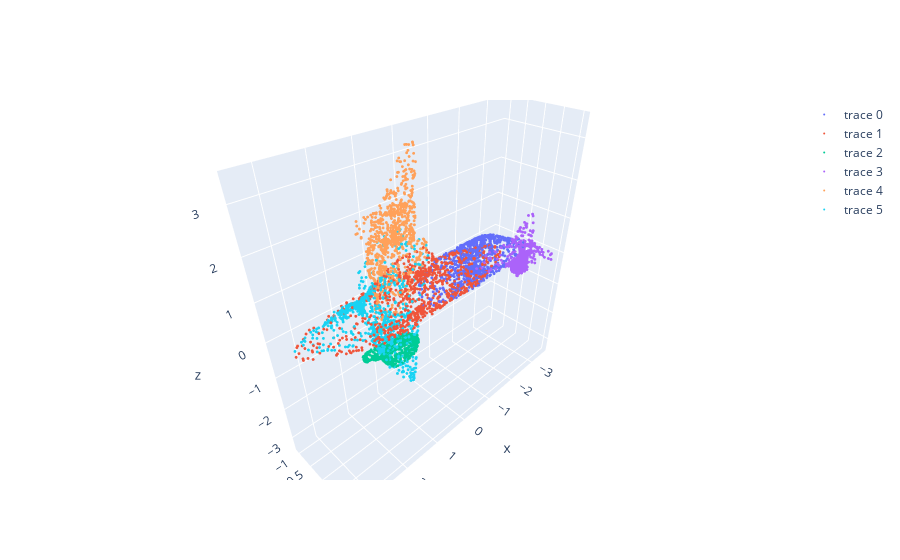
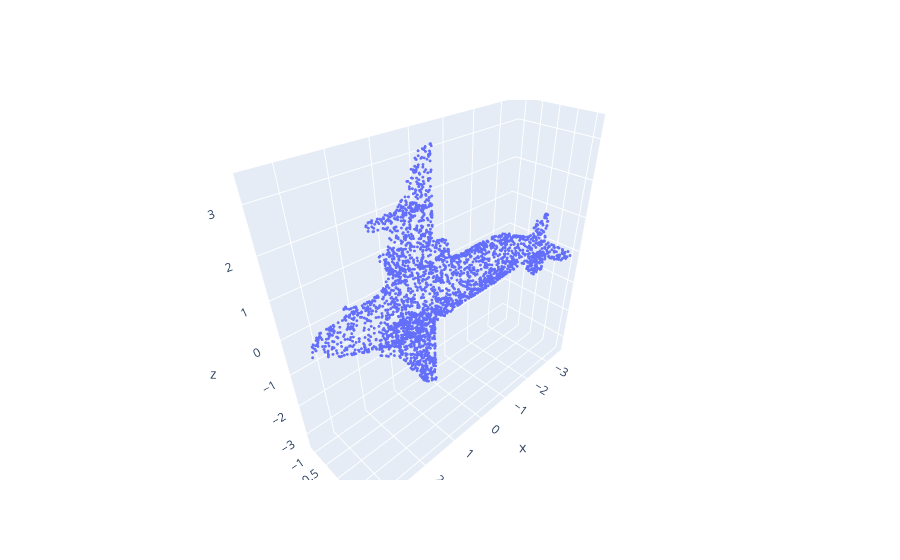

Notebook code cell kept with these figures, in order:
### Code cell
points_list = [prd_points, target_points.unsqueeze(1)]
fig = plt.figure()
for idx, points in enumerate(points_list):
    plot.plot_primitive_point_cloud_3d(points)
"""
surface_points1 = sampler.extract_super_shapes_surface_point(prd_points[0, ...].unsqueeze(0), primitive(), points=target_points[0, ...].unsqueeze(0))
surafce_points_list = [surface_points1]
fig = plt.figure()
for idx, surface_points in enumerate(surafce_points_list):
    plot.plot_primitive_point_cloud_3d(surface_points)

tsd_list = [prd_sgn]
fig = plt.figure()
for idx, tsd in enumerate(tsd_list):
    plot.draw_primitive_inside_3d(tsd, target_coord, th=0.1)
"""

### Figure 1 — Plotly figure (JSON) as saved in the notebook; plotly's stock layout.template omitted (floating-point values rounded to 4 significant figures; data arrays with more than 128 entries replaced by an {"elided": "..."} marker saying what was removed)
{"data": [{"marker": {"size": 1}, "mode": "markers", "type": "scatter3d", "x": {"elided": "900 float values"}, "y": {"elided": "900 float values"}, "z": {"elided": "900 float values"}}, {"marker": {"size": 1}, "mode": "markers", "type": "scatter3d", "x": {"elided": "900 float values"}, "y": {"elided": "900 float values"}, "z": {"elided": "900 float values"}}, {"marker": {"size": 1}, "mode": "markers", "type": "scatter3d", "x": {"elided": "900 float values"}, "y": {"elided": "900 float values"}, "z": {"elided": "900 float values"}}, {"marker": {"size": 1}, "mode": "markers", "type": "scatter3d", "x": {"elided": "900 float values"}, "y": {"elided": "900 float values"}, "z": {"elided": "900 float values"}}, {"marker": {"size": 1}, "mode": "markers", "type": "scatter3d", "x": {"elided": "900 float values"}, "y": {"elided": "900 float values"}, "z": {"elided": "900 float values"}}, {"marker": {"size": 1}, "mode": "markers", "type": "scatter3d", "x": {"elided": "900 float values"}, "y": {"elided": "900 float values"}, "z": {"elided": "900 float values"}}], "layout": {"scene": {"aspectmode": "data"}}}

### Figure 2 — Plotly figure (JSON) as saved in the notebook; plotly's stock layout.template omitted (floating-point values rounded to 4 significant figures; data arrays with more than 128 entries replaced by an {"elided": "..."} marker saying what was removed)
{"data": [{"marker": {"size": 1}, "mode": "markers", "type": "scatter3d", "x": {"elided": "3000 float values"}, "y": {"elided": "3000 float values"}, "z": {"elided": "3000 float values"}}], "layout": {"scene": {"aspectmode": "data"}}}
